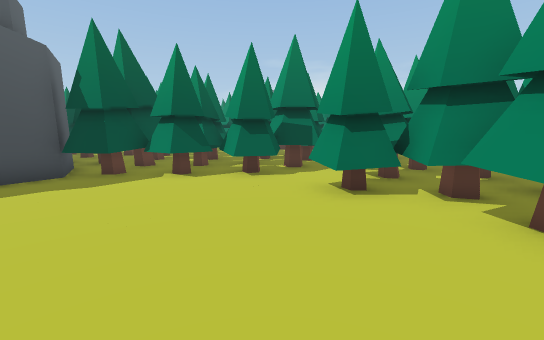
view 1 (above)

21 first-person views from a walk through a scene from a Unity 3-D project. The camera is 1.2 m above the floor, tilts 8° down and sees 90° across. The floor is counted in squares, 1 m on a side. Each view is taken from the middle of a square. On the plan, view 1 faces up. The plan holds only what a view shows up to about 13 squares ahead; the rest is blank. The place goes on beyond the plan. The player character is not drawn. Some animated figures are left out.

view 2
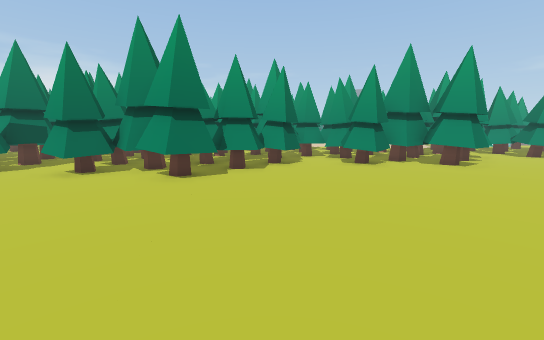

view 3
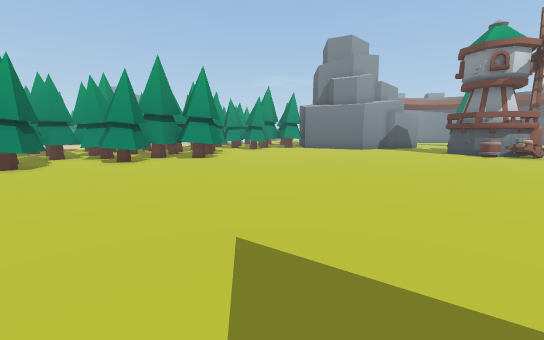

view 4
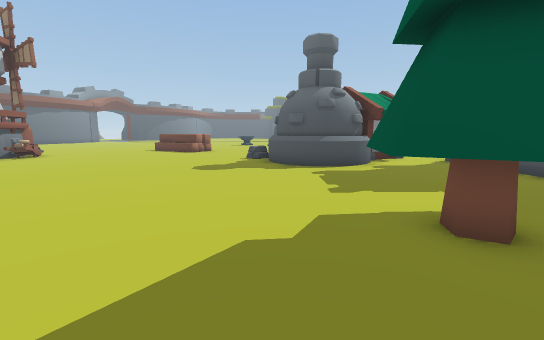

view 5
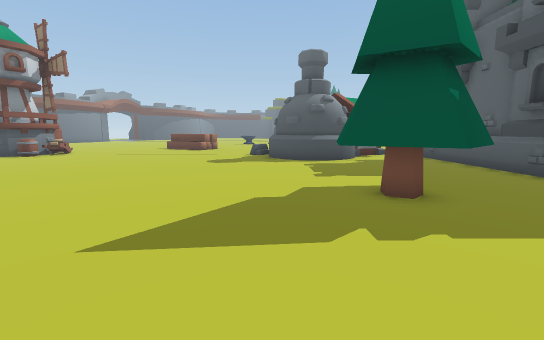

view 6
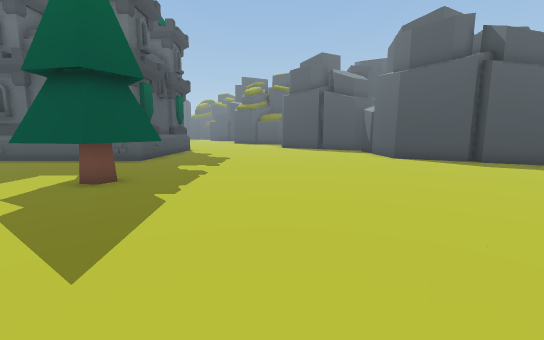

view 7
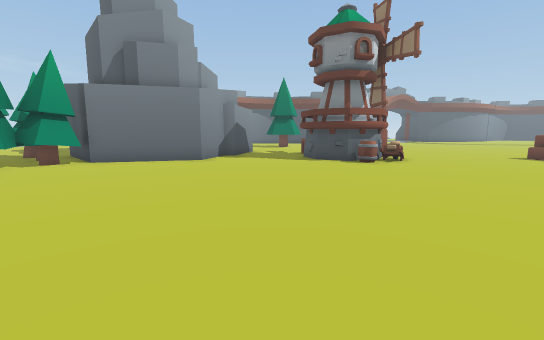

view 8
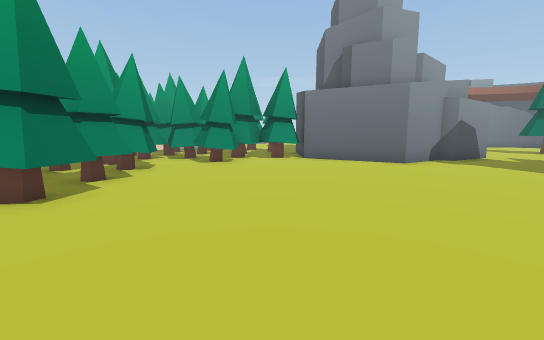

view 9
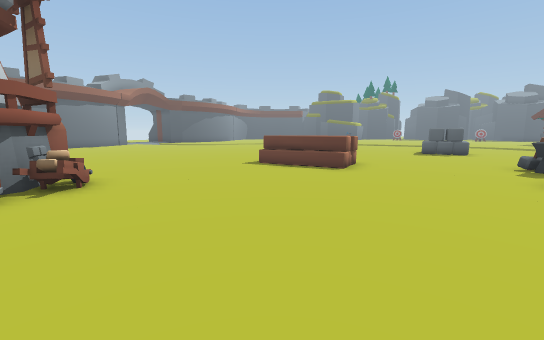

view 10
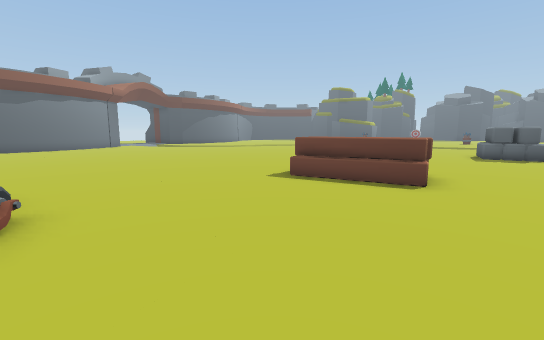

view 11
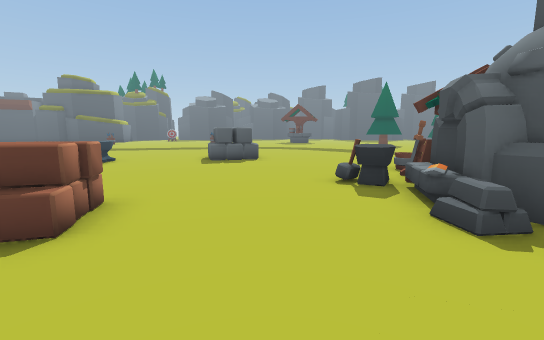

view 12
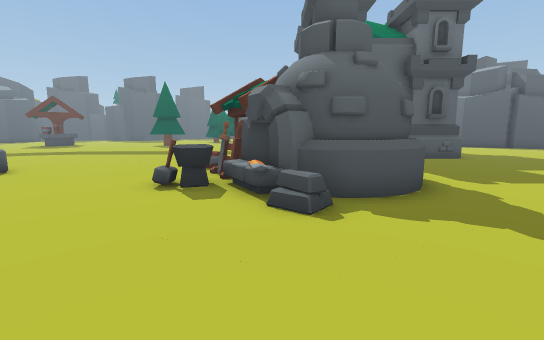

view 13
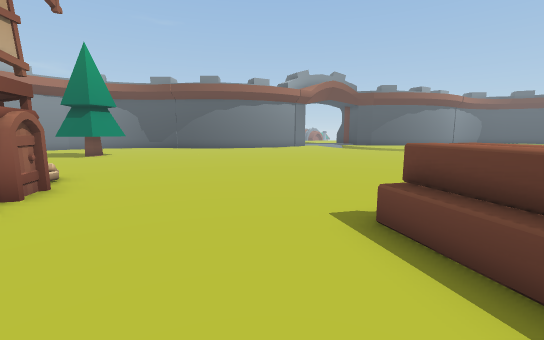

view 14
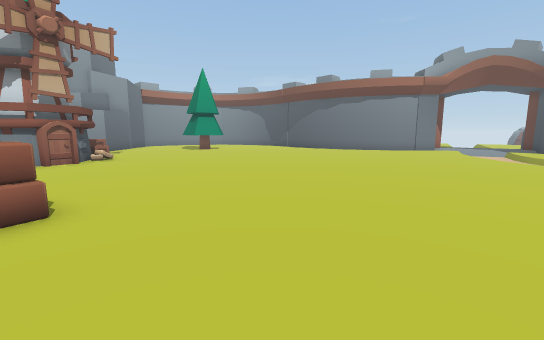

view 15
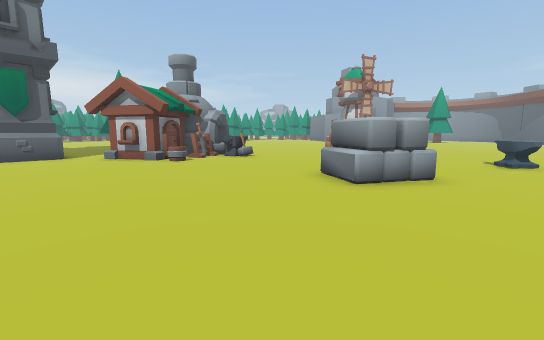

view 16
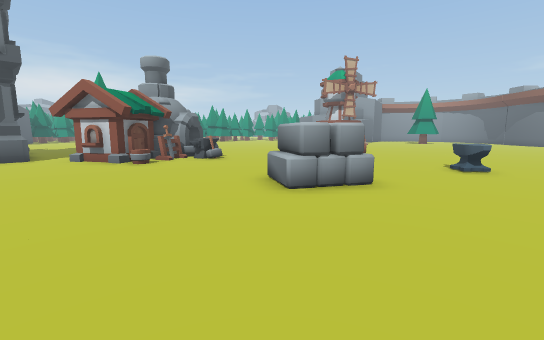

view 17
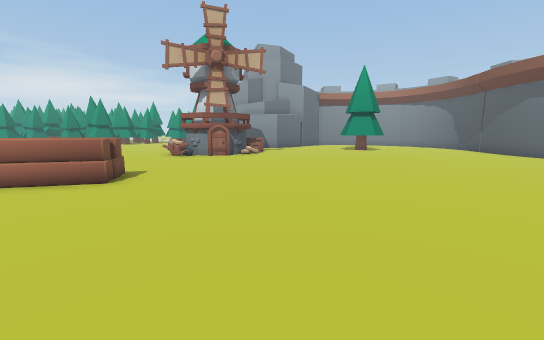

view 18
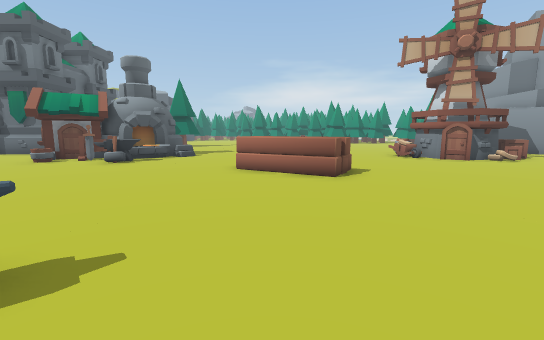

view 19
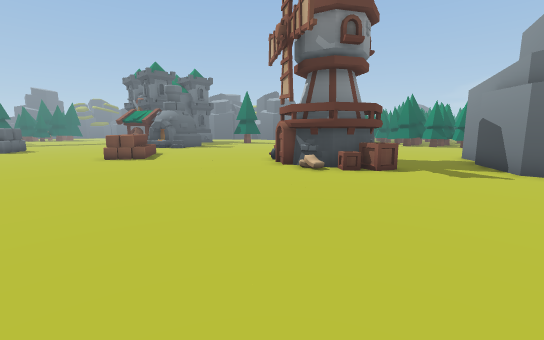

view 20
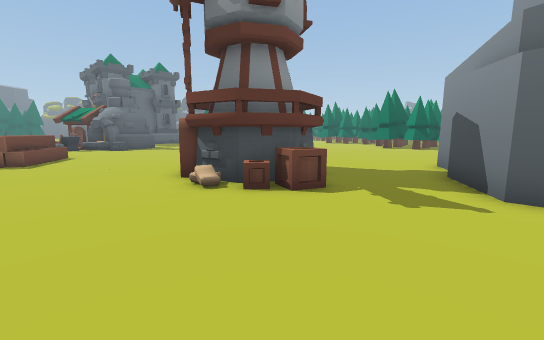

view 21
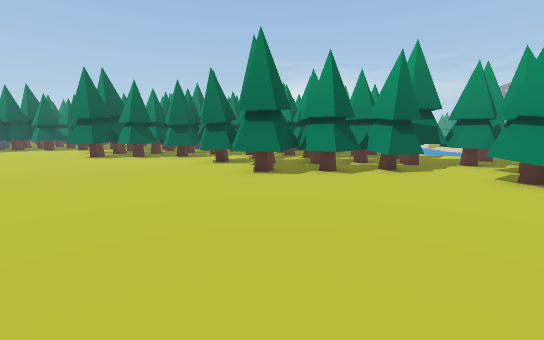

### Floor plan
Key: @ floor where view 1 was taken; # wall or solid block; . floor; / step, stairs or slope; O other object.
Columns run from 9 left of view 1 to 20 right of it. Each row starts with its distance up from view 1.
  8    #OOOOOO.  OO
  7    #OOOOO.. OOOO
  6   ##......OOO O     .O
  5  ##.......OOOOOO OO O
  4  #..........OOO O OOO
  3 ##..........OOOOOO..O
  2 ............OOO....OO OO
  1 ..................OOO OOOO
  0 .........@.........OOOOOOOOOOO
 -1 ....................OOOOOOOOOO
 -2 ....................OOOOOO..O
 -3 .....................O.....OOO
 -4 ..........................OOOO
 -5 ............................OO
 -6 ......OO....................OO
 -7 .....OOOO...................OO
 -8 O..... O....................##
 -9 OOO.........................#
-10   O........................##
-11 OOO........................#
-12 OOO........................##
-13 OOO.........................#
-14   O...OOO...................#
-15 OOO..O###O...........OOOO...##
-16 ....OO  #O...........OOOOO...#
-17 ...OOOOOOO...........OOOOOO...
-18 ....OOOOO............OOOOO....
-19 .....O.OO.............O.......
-20 .............//...............
-21 ............./ //.............
-22 ..............//O.............
-23 ................/.............
-24 ..............................
-25 ......OO.....................
-26 .....OOOO.....................
-27 ......OO......................
-28 ...........OO.................
-29 /..........O..................
-30  . ...........................

Where each view was taken, in squares from view 1:
view 1: 0 up, 0 right, facing up
view 2: 4 down, 0 right, facing up-right
view 3: 5 down, 1 left, facing right
view 4: 4 down, 0 right, facing down
view 5: 2 down, 0 right, facing down
view 6: 3 down, 4 right, facing left
view 7: 5 down, 7 right, facing down-right
view 8: 6 down, 7 right, facing right
view 9: 11 down, 7 right, facing down
view 10: 14 down, 8 right, facing down
view 11: 16 down, 5 right, facing down-left
view 12: 17 down, 5 right, facing left
view 13: 18 down, 6 right, facing down-right
view 14: 26 down, 3 right, facing right
view 15: 29 down, 9 left, facing up-right
view 16: 30 down, 8 left, facing up-right
view 17: 30 down, 5 right, facing up-right
view 18: 30 down, 5 right, facing up
view 19: 26 down, 20 right, facing up-left
view 20: 22 down, 20 right, facing up-left
view 21: 10 down, 12 right, facing up
